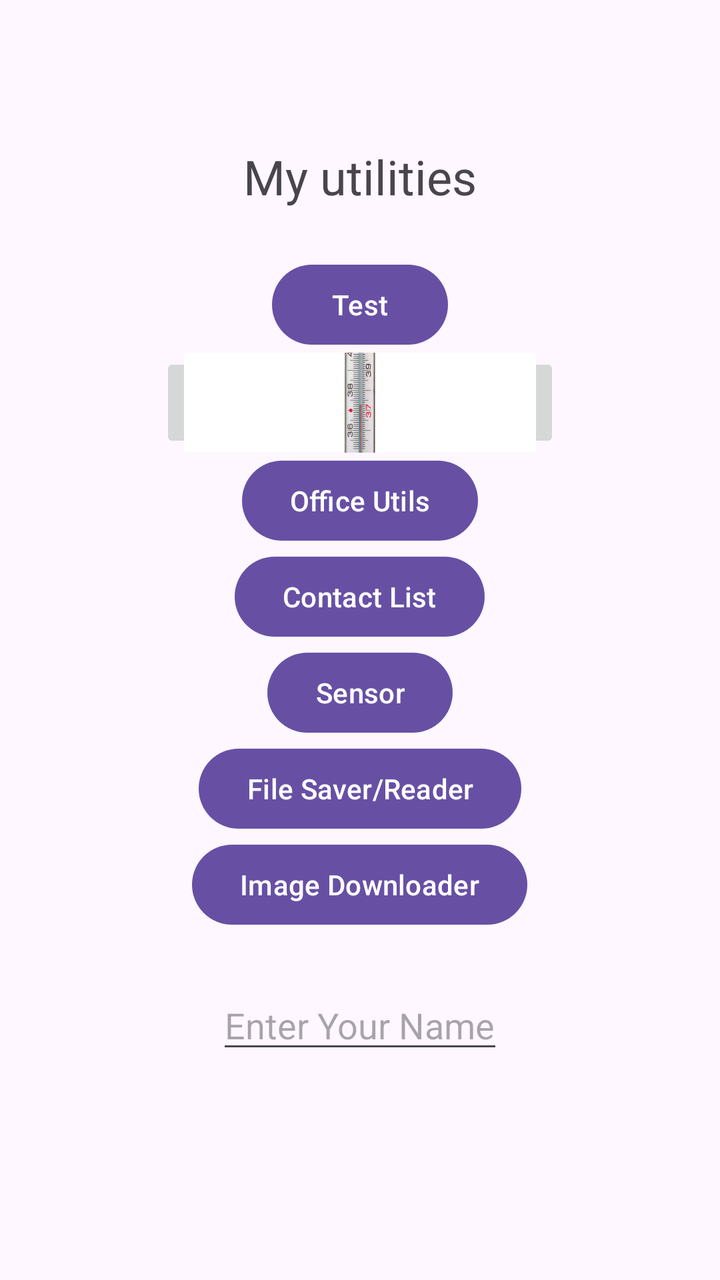
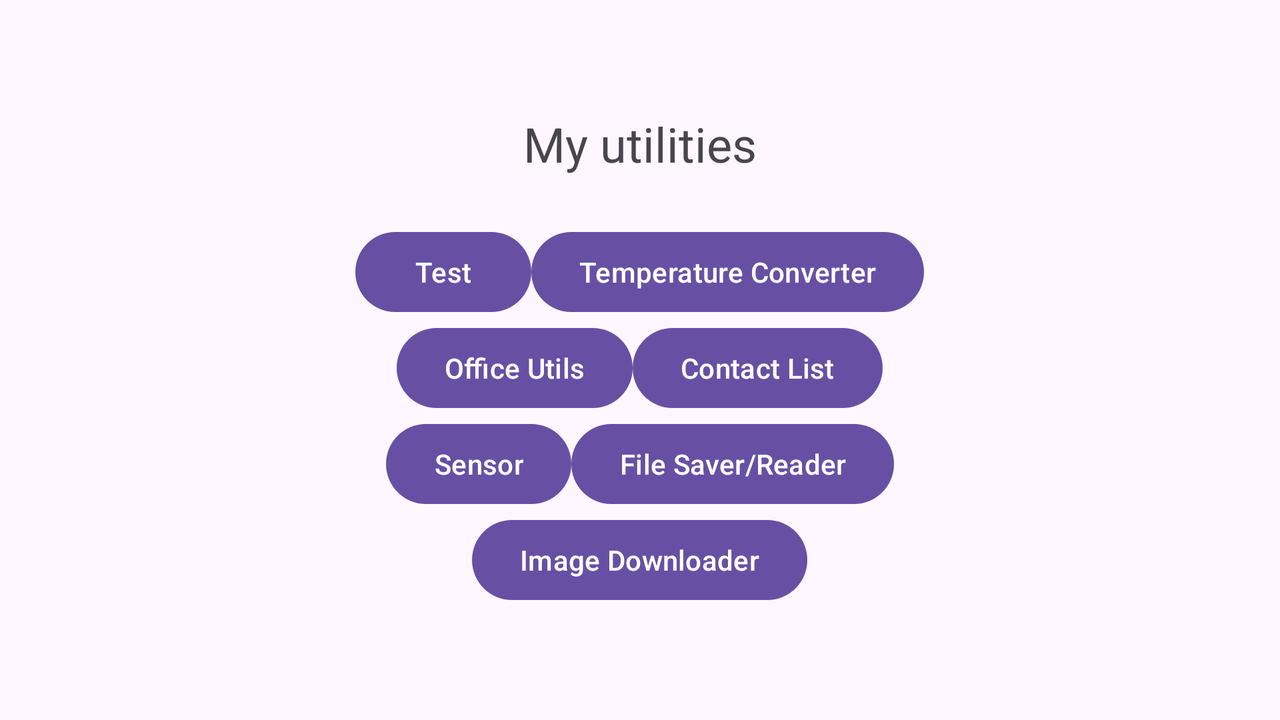

An Android layout and its configuration variant, each rendered on a device that would load it. The default file and the variant file are quoted in full after the pictures.
<!-- AndroidManifest.xml: application theme Theme.MySwTlc -->
<!-- res/layout/activity_main.xml -->
<?xml version="1.0" encoding="utf-8"?>
<LinearLayout
    xmlns:android="http://schemas.android.com/apk/res/android"
    xmlns:tools="http://schemas.android.com/tools"
    android:layout_width="match_parent"
    android:layout_height="match_parent"
    android:orientation="vertical"
    android:layout_gravity="center"
    android:padding="35pt">

    <TextView
        android:id="@+id/welcome_message"
        android:layout_width="wrap_content"
        android:layout_height="wrap_content"
        android:text="@string/welcome_message"
        android:textSize="24sp"
        android:layout_gravity="center_horizontal"
        android:layout_marginBottom="24dp"/>
    <Button
        android:layout_width="wrap_content"
        android:layout_height="wrap_content"
        android:text="@string/button_test"
        android:onClick="openTest"
        android:layout_gravity="center_horizontal"/>
    <ImageButton
        android:layout_width="200dp"
        android:layout_height="50dp"
        android:layout_gravity="center_horizontal"
        android:onClick="convTemp"
        android:src="@drawable/termo"
        android:scaleType="centerCrop"/>
    <Button
        android:layout_width="wrap_content"
        android:layout_height="wrap_content"
        android:text="@string/button_utils"
        android:layout_gravity="center_horizontal"
        android:onClick="openUtils"/>
    <Button android:id="@+id/cl_enter"
        android:layout_width="wrap_content"
        android:layout_height="wrap_content"
        android:text="@string/cl_button"
        android:layout_gravity="center_horizontal"
        android:onClick="openCl"/>
    <Button
        android:layout_width="wrap_content"
        android:layout_height="wrap_content"
        android:text="@string/button_sensor"
        android:layout_gravity="center_horizontal"
        android:onClick="openSens"/>
    <Button
        android:layout_width="wrap_content"
        android:layout_height="wrap_content"
        android:text="@string/internal_storage"
        android:layout_gravity="center_horizontal"
        android:onClick="openStor"/>
    <Button
        android:layout_width="wrap_content"
        android:layout_height="wrap_content"
        android:text="@string/image_button"
        android:layout_gravity="center_horizontal"
        android:onClick="openImage"/>

    <EditText android:id="@+id/edit_name"
        android:layout_width="wrap_content"
        android:layout_height="wrap_content"
        android:layout_gravity="center_horizontal"
        android:hint="@string/enter_your_name"
        android:layout_marginTop="24dp"/>

</LinearLayout>
<!-- resources referenced by this layout -->
<resources>
  <!-- drawable termo: jpg bitmap (drawable, 24393 bytes) -->
  <string name="button_sensor">Sensor</string>
  <string name="button_test">Test</string>
  <string name="button_utils">Office Utils</string>
  <string name="cl_button">Contact List</string>
  <string name="enter_your_name">Enter Your Name</string>
  <string name="image_button">Image Downloader</string>
  <string name="internal_storage">File Saver/Reader</string>
  <string name="welcome_message">My utilities</string>
  <style name="Theme.MySwTlc" parent="Base.Theme.MySwTlc" />
  <style name="Base.Theme.MySwTlc" parent="Theme.Material3.DayNight.NoActionBar">
          
          
      </style>
</resources>
<!-- res/layout-land/activity_main.xml (the repository's variant of the layout above) -->
<!-- drawn on the phone turned sideways -->
<?xml version="1.0" encoding="utf-8"?>


<LinearLayout
    xmlns:android="http://schemas.android.com/apk/res/android"
    xmlns:tools="http://schemas.android.com/tools"
    android:layout_width="match_parent"
    android:layout_height="match_parent"
    android:orientation="vertical"
    android:layout_gravity="center"
    android:padding="27pt"
    android:background="@color/blue">

    <TextView
        android:id="@+id/welcome_message"
        android:layout_width="wrap_content"
        android:layout_height="wrap_content"
        android:text="@string/welcome_message"
        android:textSize="24sp"
        android:layout_gravity="center_horizontal"
        android:layout_marginBottom="24dp"/>
    <LinearLayout
        android:layout_width="match_parent"
        android:layout_height="wrap_content"
        android:gravity="center_horizontal">
        <Button
            android:layout_width="wrap_content"
            android:layout_height="wrap_content"
            android:text="@string/button_test"
            android:onClick="openTest"
            android:layout_gravity="center_horizontal"/>
        <Button
            android:layout_width="wrap_content"
            android:layout_height="wrap_content"
            android:text="@string/button_converter"
            android:onClick="convTemp"
            android:layout_gravity="center_horizontal" />
    </LinearLayout>
    <LinearLayout
        android:layout_width="match_parent"
        android:layout_height="wrap_content"
        android:gravity="center">
        <Button
            android:layout_width="wrap_content"
            android:layout_height="wrap_content"
            android:text="@string/button_utils"
            android:layout_gravity="center_horizontal"
            android:onClick="openUtils"/>
        <Button android:id="@+id/cl_enter"
            android:layout_width="wrap_content"
            android:layout_height="wrap_content"
            android:text="@string/cl_button"
            android:layout_gravity="center_horizontal"
            android:onClick="openCl"/>
    </LinearLayout>
    <LinearLayout
        android:layout_width="match_parent"
        android:layout_height="wrap_content"
        android:gravity="center">
        <Button
            android:layout_width="wrap_content"
            android:layout_height="wrap_content"
            android:text="@string/button_sensor"
            android:layout_gravity="center_horizontal"
            android:onClick="openSens"/>
        <Button
            android:layout_width="wrap_content"
            android:layout_height="wrap_content"
            android:text="@string/internal_storage"
            android:layout_gravity="center_horizontal"
            android:onClick="openStor"/>
    </LinearLayout>
    <Button
        android:layout_width="wrap_content"
        android:layout_height="wrap_content"
        android:text="@string/image_button"
        android:layout_gravity="center_horizontal"
        android:onClick="openImage"/>

    <EditText android:id="@+id/edit_name"
        android:layout_width="wrap_content"
        android:layout_height="wrap_content"
        android:layout_gravity="center_horizontal"
        android:hint="@string/enter_your_name"
        android:layout_marginTop="24dp"/>

</LinearLayout>
<!-- resources referenced by the variant -->
<!-- as the phone turned sideways resolves them -->
<resources>
  <string name="button_converter">Temperature Converter</string>
  <string name="button_sensor">Sensor</string>
  <string name="button_test">Test</string>
  <string name="button_utils">Office Utils</string>
  <string name="cl_button">Contact List</string>
  <string name="enter_your_name">Enter Your Name</string>
  <string name="image_button">Image Downloader</string>
  <string name="internal_storage">File Saver/Reader</string>
  <string name="welcome_message">My utilities</string>
  <style name="Theme.MySwTlc" parent="Base.Theme.MySwTlc" />
  <style name="Base.Theme.MySwTlc" parent="Theme.Material3.DayNight.NoActionBar">
          
          
      </style>
</resources>
